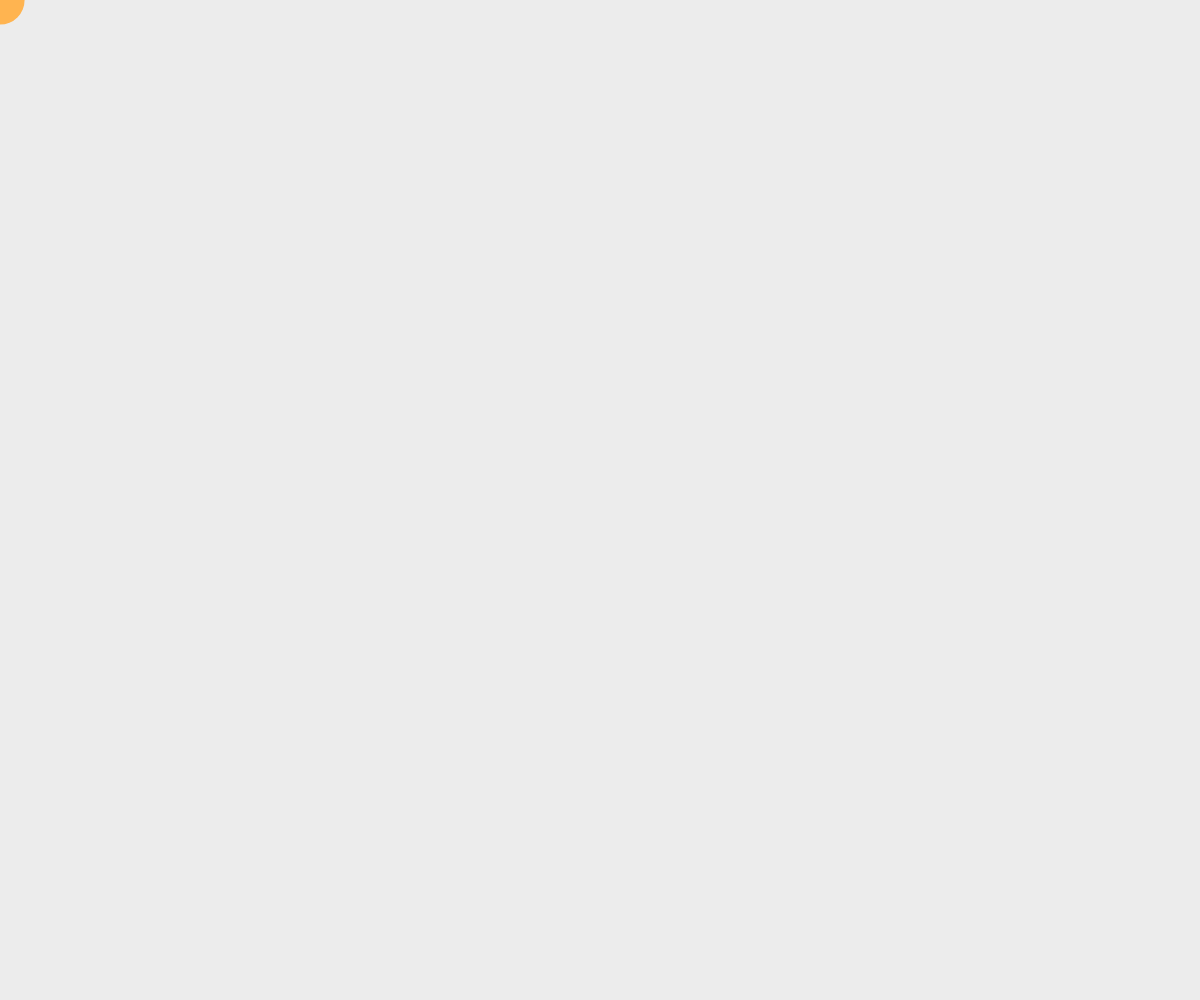
Frame 1 (no input)
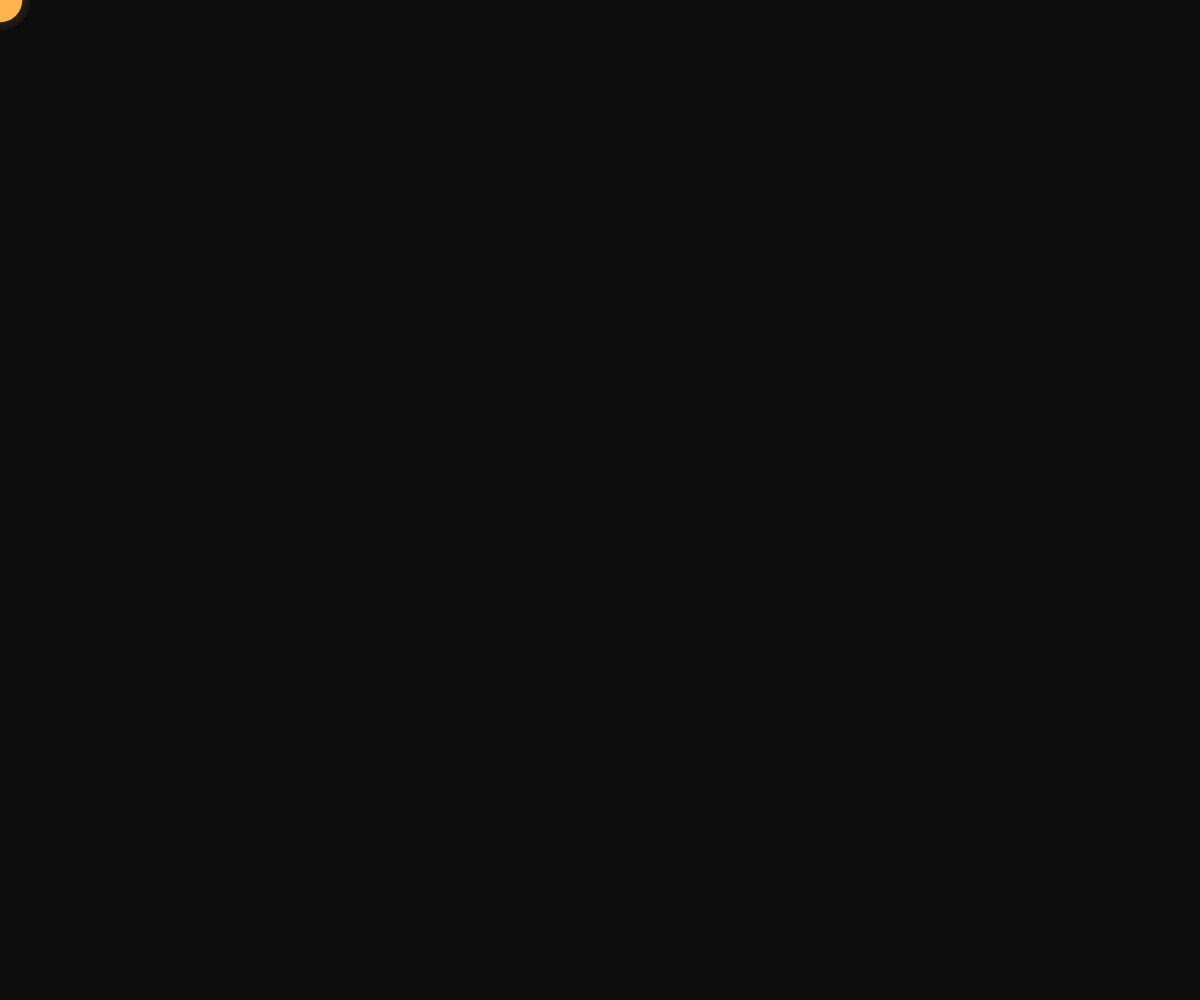
Frame 60 (no input)
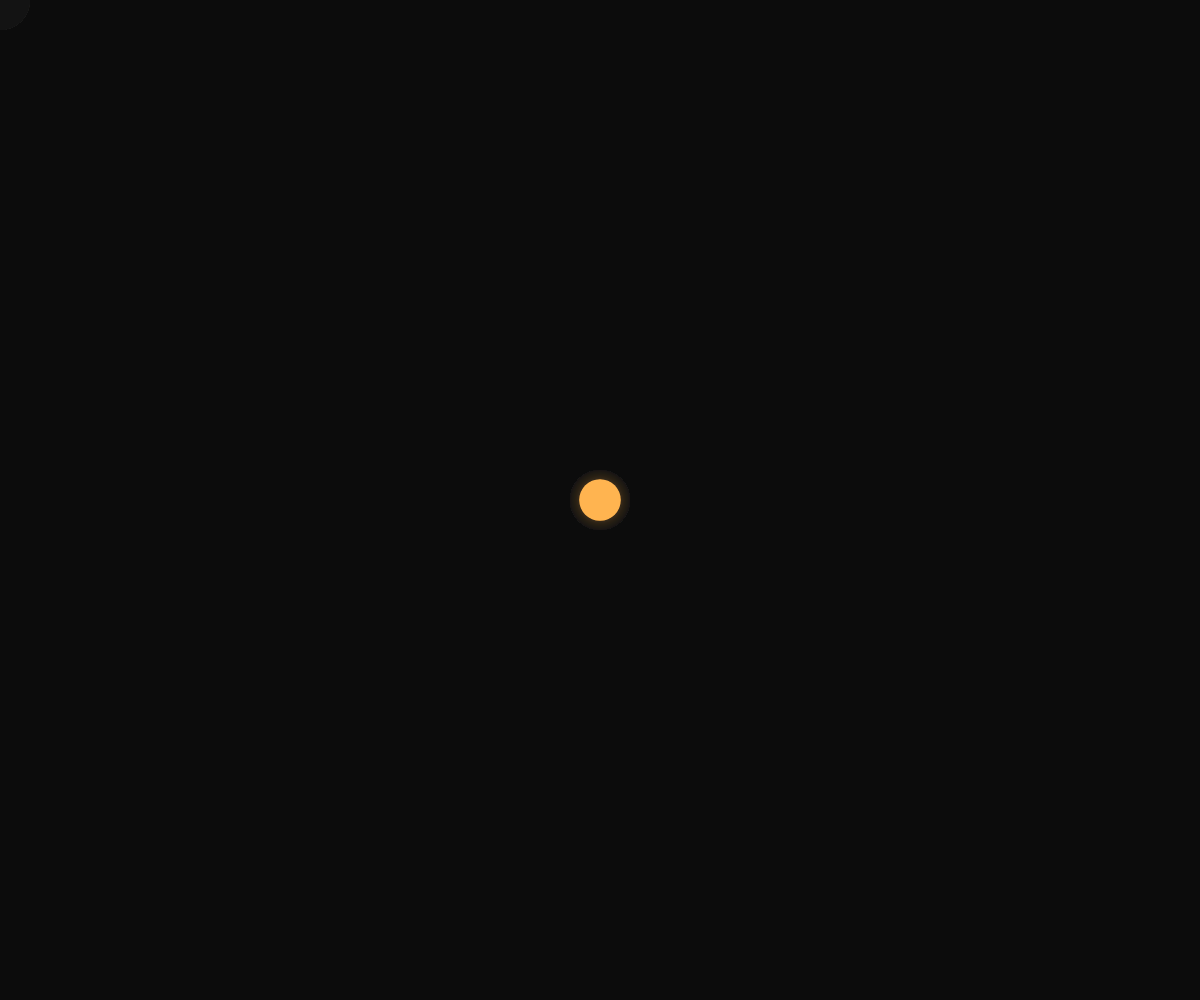
Frame 120 (the mouse pressed at the canvas centre since frame 60)

The p5.js sketch that drew these frames (run headless with seeded random() and noise() and a simulated clock; from frame 60 on, the mouse is pressed at the canvas centre):

// p5.js sketch
// ── sketch.js
function setup() {
  createCanvas(windowWidth, windowHeight);
  noStroke();
}

function draw() {
  background(17, 20);
  fill(255, 180, 80);
  circle(mouseX, mouseY, 48 + 12 * sin(frameCount * 0.1));
}

function windowResized() {
  resizeCanvas(windowWidth, windowHeight);
}
